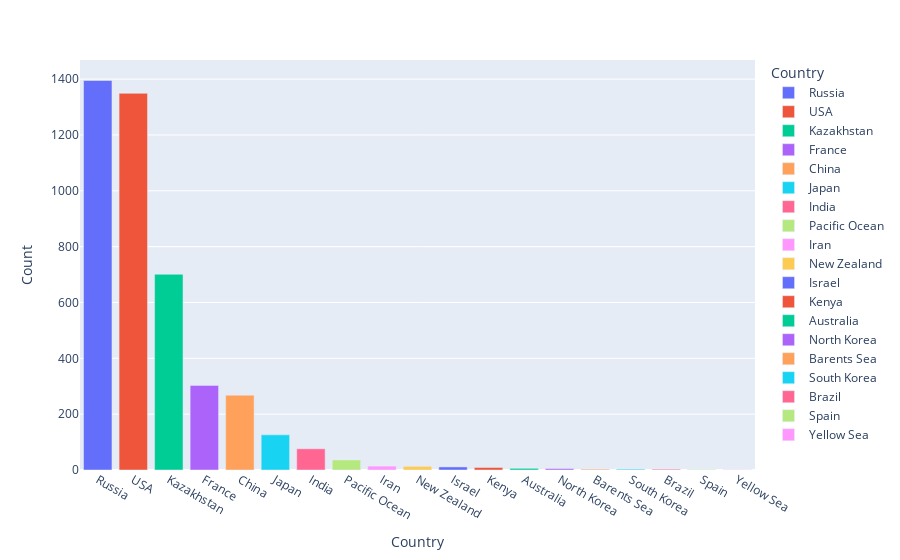

Notebook code cell kept with this figure:
### Code cell
country_starts = space_race_data.groupby("Country").size().sort_values(ascending=False).reset_index(name="Count")
country_starts = pd.DataFrame(country_starts)
country_starts.columns = ["Country", "Count"]
country_starts_fig = px.bar(country_starts, x="Country", y="Count", color="Country")
country_starts_fig.show()

### Figure 1 — Plotly figure (JSON) as saved in the notebook; plotly's stock layout.template omitted (floating-point values rounded to 4 significant figures)
{"data": [{"alignmentgroup": "True", "hovertemplate": "Country=%{x}<br>Count=%{y}<extra></extra>", "legendgroup": "Russia", "marker": {"color": "#636efa", "pattern": {"shape": ""}}, "name": "Russia", "offsetgroup": "Russia", "orientation": "v", "showlegend": true, "textposition": "auto", "type": "bar", "x": ["Russia"], "xaxis": "x", "y": [1395], "yaxis": "y"}, {"alignmentgroup": "True", "hovertemplate": "Country=%{x}<br>Count=%{y}<extra></extra>", "legendgroup": "USA", "marker": {"color": "#EF553B", "pattern": {"shape": ""}}, "name": "USA", "offsetgroup": "USA", "orientation": "v", "showlegend": true, "textposition": "auto", "type": "bar", "x": ["USA"], "xaxis": "x", "y": [1349], "yaxis": "y"}, {"alignmentgroup": "True", "hovertemplate": "Country=%{x}<br>Count=%{y}<extra></extra>", "legendgroup": "Kazakhstan", "marker": {"color": "#00cc96", "pattern": {"shape": ""}}, "name": "Kazakhstan", "offsetgroup": "Kazakhstan", "orientation": "v", "showlegend": true, "textposition": "auto", "type": "bar", "x": ["Kazakhstan"], "xaxis": "x", "y": [701], "yaxis": "y"}, {"alignmentgroup": "True", "hovertemplate": "Country=%{x}<br>Count=%{y}<extra></extra>", "legendgroup": "France", "marker": {"color": "#ab63fa", "pattern": {"shape": ""}}, "name": "France", "offsetgroup": "France", "orientation": "v", "showlegend": true, "textposition": "auto", "type": "bar", "x": ["France"], "xaxis": "x", "y": [303], "yaxis": "y"}, {"alignmentgroup": "True", "hovertemplate": "Country=%{x}<br>Count=%{y}<extra></extra>", "legendgroup": "China", "marker": {"color": "#FFA15A", "pattern": {"shape": ""}}, "name": "China", "offsetgroup": "China", "orientation": "v", "showlegend": true, "textposition": "auto", "type": "bar", "x": ["China"], "xaxis": "x", "y": [268], "yaxis": "y"}, {"alignmentgroup": "True", "hovertemplate": "Country=%{x}<br>Count=%{y}<extra></extra>", "legendgroup": "Japan", "marker": {"color": "#19d3f3", "pattern": {"shape": ""}}, "name": "Japan", "offsetgroup": "Japan", "orientation": "v", "showlegend": true, "textposition": "auto", "type": "bar", "x": ["Japan"], "xaxis": "x", "y": [126], "yaxis": "y"}, {"alignmentgroup": "True", "hovertemplate": "Country=%{x}<br>Count=%{y}<extra></extra>", "legendgroup": "India", "marker": {"color": "#FF6692", "pattern": {"shape": ""}}, "name": "India", "offsetgroup": "India", "orientation": "v", "showlegend": true, "textposition": "auto", "type": "bar", "x": ["India"], "xaxis": "x", "y": [76], "yaxis": "y"}, {"alignmentgroup": "True", "hovertemplate": "Country=%{x}<br>Count=%{y}<extra></extra>", "legendgroup": "Pacific Ocean", "marker": {"color": "#B6E880", "pattern": {"shape": ""}}, "name": "Pacific Ocean", "offsetgroup": "Pacific Ocean", "orientation": "v", "showlegend": true, "textposition": "auto", "type": "bar", "x": ["Pacific Ocean"], "xaxis": "x", "y": [36], "yaxis": "y"}, {"alignmentgroup": "True", "hovertemplate": "Country=%{x}<br>Count=%{y}<extra></extra>", "legendgroup": "Iran", "marker": {"color": "#FF97FF", "pattern": {"shape": ""}}, "name": "Iran", "offsetgroup": "Iran", "orientation": "v", "showlegend": true, "textposition": "auto", "type": "bar", "x": ["Iran"], "xaxis": "x", "y": [14], "yaxis": "y"}, {"alignmentgroup": "True", "hovertemplate": "Country=%{x}<br>Count=%{y}<extra></extra>", "legendgroup": "New Zealand", "marker": {"color": "#FECB52", "pattern": {"shape": ""}}, "name": "New Zealand", "offsetgroup": "New Zealand", "orientation": "v", "showlegend": true, "textposition": "auto", "type": "bar", "x": ["New Zealand"], "xaxis": "x", "y": [13], "yaxis": "y"}, {"alignmentgroup": "True", "hovertemplate": "Country=%{x}<br>Count=%{y}<extra></extra>", "legendgroup": "Israel", "marker": {"color": "#636efa", "pattern": {"shape": ""}}, "name": "Israel", "offsetgroup": "Israel", "orientation": "v", "showlegend": true, "textposition": "auto", "type": "bar", "x": ["Israel"], "xaxis": "x", "y": [11], "yaxis": "y"}, {"alignmentgroup": "True", "hovertemplate": "Country=%{x}<br>Count=%{y}<extra></extra>", "legendgroup": "Kenya", "marker": {"color": "#EF553B", "pattern": {"shape": ""}}, "name": "Kenya", "offsetgroup": "Kenya", "orientation": "v", "showlegend": true, "textposition": "auto", "type": "bar", "x": ["Kenya"], "xaxis": "x", "y": [9], "yaxis": "y"}, {"alignmentgroup": "True", "hovertemplate": "Country=%{x}<br>Count=%{y}<extra></extra>", "legendgroup": "Australia", "marker": {"color": "#00cc96", "pattern": {"shape": ""}}, "name": "Australia", "offsetgroup": "Australia", "orientation": "v", "showlegend": true, "textposition": "auto", "type": "bar", "x": ["Australia"], "xaxis": "x", "y": [6], "yaxis": "y"}, {"alignmentgroup": "True", "hovertemplate": "Country=%{x}<br>Count=%{y}<extra></extra>", "legendgroup": "North Korea", "marker": {"color": "#ab63fa", "pattern": {"shape": ""}}, "name": "North Korea", "offsetgroup": "North Korea", "orientation": "v", "showlegend": true, "textposition": "auto", "type": "bar", "x": ["North Korea"], "xaxis": "x", "y": [5], "yaxis": "y"}, {"alignmentgroup": "True", "hovertemplate": "Country=%{x}<br>Count=%{y}<extra></extra>", "legendgroup": "Barents Sea", "marker": {"color": "#FFA15A", "pattern": {"shape": ""}}, "name": "Barents Sea", "offsetgroup": "Barents Sea", "orientation": "v", "showlegend": true, "textposition": "auto", "type": "bar", "x": ["Barents Sea"], "xaxis": "x", "y": [3], "yaxis": "y"}, {"alignmentgroup": "True", "hovertemplate": "Country=%{x}<br>Count=%{y}<extra></extra>", "legendgroup": "South Korea", "marker": {"color": "#19d3f3", "pattern": {"shape": ""}}, "name": "South Korea", "offsetgroup": "South Korea", "orientation": "v", "showlegend": true, "textposition": "auto", "type": "bar", "x": ["South Korea"], "xaxis": "x", "y": [3], "yaxis": "y"}, {"alignmentgroup": "True", "hovertemplate": "Country=%{x}<br>Count=%{y}<extra></extra>", "legendgroup": "Brazil", "marker": {"color": "#FF6692", "pattern": {"shape": ""}}, "name": "Brazil", "offsetgroup": "Brazil", "orientation": "v", "showlegend": true, "textposition": "auto", "type": "bar", "x": ["Brazil"], "xaxis": "x", "y": [3], "yaxis": "y"}, {"alignmentgroup": "True", "hovertemplate": "Country=%{x}<br>Count=%{y}<extra></extra>", "legendgroup": "Spain", "marker": {"color": "#B6E880", "pattern": {"shape": ""}}, "name": "Spain", "offsetgroup": "Spain", "orientation": "v", "showlegend": true, "textposition": "auto", "type": "bar", "x": ["Spain"], "xaxis": "x", "y": [2], "yaxis": "y"}, {"alignmentgroup": "True", "hovertemplate": "Country=%{x}<br>Count=%{y}<extra></extra>", "legendgroup": "Yellow Sea", "marker": {"color": "#FF97FF", "pattern": {"shape": ""}}, "name": "Yellow Sea", "offsetgroup": "Yellow Sea", "orientation": "v", "showlegend": true, "textposition": "auto", "type": "bar", "x": ["Yellow Sea"], "xaxis": "x", "y": [1], "yaxis": "y"}], "layout": {"autosize": true, "barmode": "relative", "legend": {"title": {"text": "Country"}, "tracegroupgap": 0}, "margin": {"t": 60}, "xaxis": {"anchor": "y", "autorange": true, "categoryarray": ["Russia", "USA", "Kazakhstan", "France", "China", "Japan", "India", "Pacific Ocean", "Iran", "New Zealand", "Israel", "Kenya", "Australia", "North Korea", "Barents Sea", "South Korea", "Brazil", "Spain", "Yellow Sea"], "categoryorder": "array", "domain": [0, 1], "range": [-0.5, 18.5], "title": {"text": "Country"}, "type": "category"}, "yaxis": {"anchor": "x", "autorange": true, "domain": [0, 1], "range": [0, 1468.0], "title": {"text": "Count"}, "type": "linear"}}}
